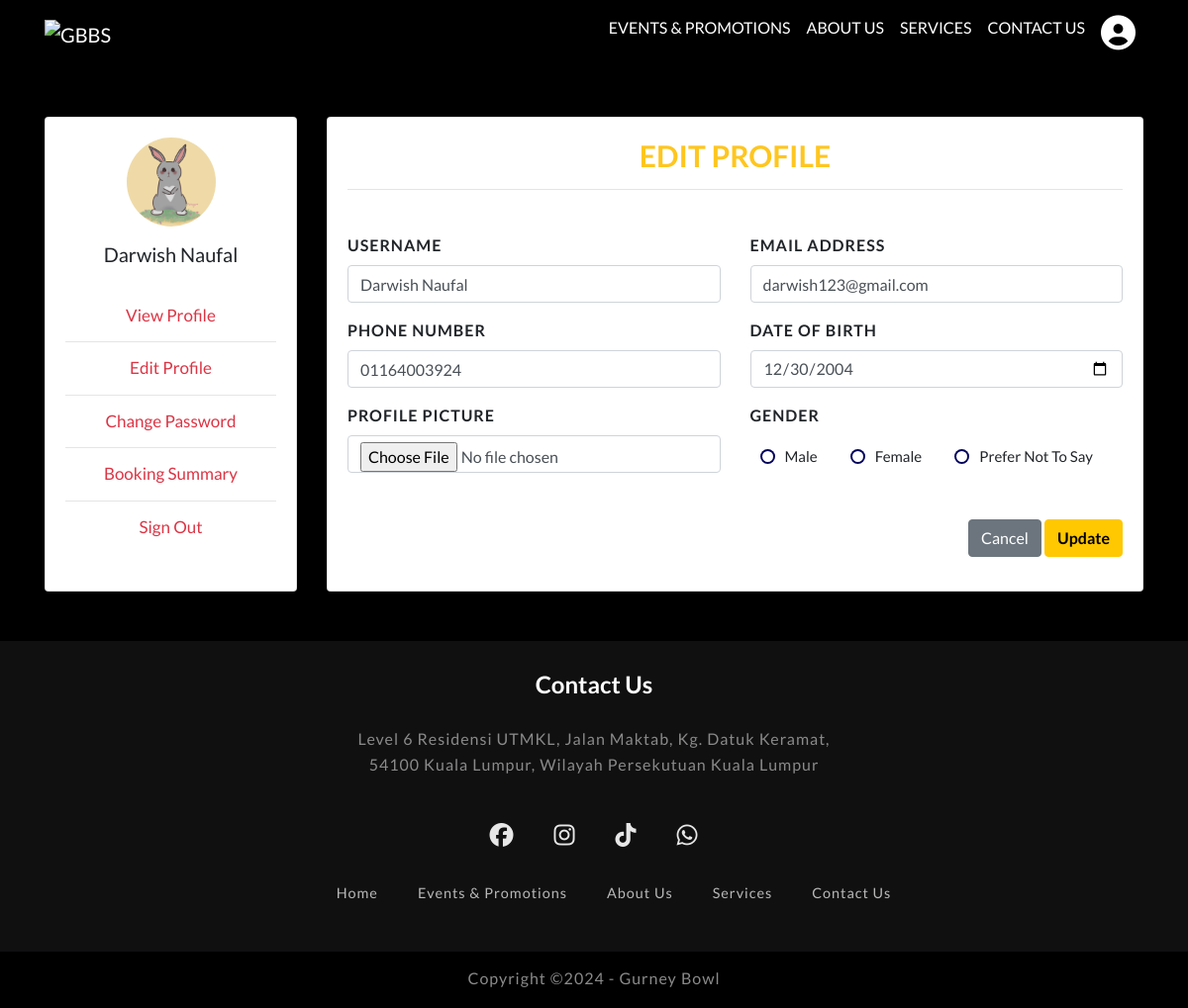
The page /CUSTeditprofile.php (signed in) on the database its author committed.
### tables this page shows
CREATE TABLE `customers` (
  `ID` int(11) NOT NULL,
  `Username` varchar(255) NOT NULL,
  `Email` varchar(255) NOT NULL,
  `Password` varchar(255) NOT NULL,
  `phone_number` varchar(15) NOT NULL DEFAULT 'N/A',
  `date_of_birth` date DEFAULT NULL,
  `gender` varchar(191) DEFAULT NULL,
  `pp` varchar(255) NOT NULL DEFAULT 'default-pp.png'
);

### php/customer.php (called while the page is built)
<?php
function getUserById($ID, $db){
    $sql = "SELECT * FROM customers WHERE ID = ?";
	$stmt = $db->prepare($sql);
	$stmt->execute([$ID]);
    if($stmt->rowCount() == 1){
        $user = $stmt->fetch();
        return $user;
    }else {
        return 0;
    }
}
 ?>

### CUSTeditprofile.php (the view, shortened to what this page needs)
<?php
if (isset($_SESSION['ID']) && isset($_SESSION['Email'])) {
include "custdb_conn.php";
include "php/customer.php";
$user = getUserById($_SESSION['ID'], $conn);
 ?>
<!doctype html>
<html lang="en">
<head>
  <link href="customerpages/profile/css/animate.css" rel="stylesheet">
  <link rel="stylesheet" href="customerpages/profile/css/bootstrap.min.css" type="text/css">
  <link rel="stylesheet" href="customerpages/profile/css/style.css">
    <link rel="stylesheet" href="https://cdnjs.cloudflare.com/ajax/libs/font-awesome/6.5.2/css/all.min.css" />
</head>
<body>
<?php if ($user) { ?>
<div class="container-fluid pl-0 pr-0 bg-img clearfix parallax-window2" data-parallax="scroll" >
  <nav class="navbar navbar-expand-md navbar-dark">
    <div class="container">
      <a class="navbar-brand mr-auto" href="CUSTindex.php"><img src="about/images/gbbslogo.png" alt="GBBS" width="100px" height="100px"/></a>
      <div class="collapse navbar-collapse" id="collapsibleNavbar">
        <ul class="navbar-nav ml-auto">
          <li class="nav-item">
              <a class="nav-link" href="CUSTeventpromo.html">Events &amp; Promotions</a>
          </li>
          <li class="nav-item">
              <a class="nav-link" href="CUSTabout.html">About Us</a>
          </li>
          <li class="nav-item">
              <a class="nav-link" href="CUSTservice.html">Services</a>
          </li>
          <li class="nav-item">
              <a class="nav-link" href="#contact">Contact Us</a>
            </li>
              <li class="nav-item">
              <a class="nav-link" href="CUSTviewprofile.php"><i class="userdropdown fa fa-user-circle" style = "font-size: 35px"></i></a>
            </li>
        </ul>
      </div>
    </div>
  </nav>
</div>
<div class="container">
    <div class="row gutters">
        <div class="col-xl-3 col-lg-3 col-md-12 col-sm-12 col-12">
            <div class="card h-100">
                <div class="card-body">
                <div class="account-settings">
                    <div class="user-profile">
                        <div class="user-avatar">
                        <img src="upload/<?=$user['pp']?>" alt="avatar" id="imgp">
                        </div>
                        <h5 class="user-name"><?=$user['Username']?></h5>
                    </div>
                    <div class="about">
                        <a href="CUSTviewprofile.php"><h5>View Profile</h5></a>
                        <hr>
                        <a href="CUSTeditprofile.php"><h5>Edit Profile</h5></a>
                        <hr>
                        <a href="CUSTchgpass.php"><h5>Change Password</h5></a>
                        <hr>
                        <a href="CUSTbooksum.php"><h5>Booking Summary</h5></a>
                        <hr>
                        <a href="CUSTsignout.php"><h5>Sign Out</h5></a>
                    </div>
                </div>
                </div>
            </div>
        </div>
    <div class="col-xl-9 col-lg-9 col-md-12 col-sm-12 col-12">
        <div class="card h-100">
            <div class="card-body">
            <div class="row gutters">
                <div class="col-xl-12 col-lg-12 col-md-12 col-sm-12 col-12">
                    <div class="userheader">
                    <form action="php/custedit.php"
                            method="post"
                            enctype="multipart/form-data">
                       <h6 class="mb-2 text-primary" style="text-align: center;">EDIT PROFILE<hr></h6>
                   </div>
                </div>
                <div class="col-xl-6 col-lg-6 col-md-6 col-sm-6 col-12">
                    <div class="form-group">
                        <label for="fullName">Username</label>
                        <input type="text" class="form-control" id="fullName" placeholder="Enter username"
                        name="username" value="<?php echo $user['Username']?>">
                    </div>
                </div>
                <div class="col-xl-6 col-lg-6 col-md-6 col-sm-6 col-12">
                    <div class="form-group">
                        <label for="eMail">Email Address</label>
                        <input type="email" class="form-control" id="eMail" placeholder="Enter email address"
                        name="Email" value="<?php echo $user['Email']?>">
                    </div>
                </div>
                <div class="col-xl-6 col-lg-6 col-md-6 col-sm-6 col-12">
                    <div class="form-group">
                        <label for="phone">Phone Number</label>
                        <input type="text" class="form-control" id="phone" placeholder="Enter phone number"
                        name="phone_num" value="<?php echo $user['phone_number']?>">
                    </div>
                </div>
                <div class="col-xl-6 col-lg-6 col-md-6 col-sm-6 col-12">
                    <div class="form-group">
                    <label for="date">Date of Birth</label>
                        <div class="DOB">
                            <input type="date" class="form-control" placeholder="Enter date of birth"
                            name="dob" value="<?php echo $user['date_of_birth']?>">
                        </div>
                    </div>
                </div>
                <div class="col-xl-6 col-lg-6 col-md-6 col-sm-6 col-12">
                    <div class="form-group">
                        <label for="phone">Profile Picture</label>
                        <input type="file" class="form-control" id="phone" placeholder="Choose file"
                        name="pp"><input type="text" hidden="hidden" name="old_pp"value="<?=$user['pp']?>" >
                    </div>
                </div>
                <div class="col-xl-6 col-lg-6 col-md-6 col-sm-6 col-12">
                    <div class="form-group">
                    <label for="website">Gender</label>
                        <div class="genderradio">
                           <div class="form-group">
                            <label class="gender">
                                <span>Male</span>
                            </label>
                            <label class="gender">
                                <span>Female</span>
                            </label>
                            <label class="gender">
                                <span>Prefer not to say</span>
                            </label>
                        </div>
                        </div>
                    </div>
                </div>
            </div>
                <div class="row gutters">
                    <div class="col-xl-12 col-lg-12 col-md-12 col-sm-12 col-12">
                        <div class="text-right">
                            <button type="button" id="submit" name="cancel" class="btn btn-secondary">Cancel</button>
                            <button type="submit" id="submit" name="submit" class="btn btn-primary">Update</button>
                        </div>
                    </div>
                </div>
            </div>
        </div>
    </div>
    </div>
</div>
<footer>
    <div class="footerContainer" id="contact">
        <h3><b>Contact us</b></h3>
        <a class="address" href="https://maps.app.goo.gl/wwUPAxJHTh6NFNvn8" target="_blank"><p>Level 6 Residensi UTMKL, Jalan Maktab, Kg. Datuk Keramat, 54100 Kuala Lumpur, Wilayah Persekutuan Kuala Lumpur</p></a>
        <div class="socialIcons">
            <a href="https://www.facebook.com/GurneyBowl/" target="_blank"><i class="fa-brands fa-facebook"></i></a>
            <a href="https://www.instagram.com/gurneybowl/?hl=en" target="_blank"><i class="fa-brands fa-instagram"></i></a>
            <a href="https://www.tiktok.com/@gurneybowlutmkl?_t=8na1alVKxHQ&_r=1" target="_blank"><i class="fa-brands fa-tiktok"></i></a>
            <a href="https://api.whatsapp.com/send?phone=019-980%207821&text=Hi,%20Contacting%20for%20you%20listing" target="_blank"><i class="fa-brands fa-whatsapp"></i></a>
        </div>
        <div class="footerNav">
            <ul>
                <li><a href="CUSTindex.html">Home</a></li>
                <li><a href="CUSTeventpromo.html">Events &amp; Promotions</a></li>
                <li><a href="CUSTabout.html">About Us</a></li>
                <li><a href="CUSTservice.html">Services</a></li>
                <li><a href="CUSTindex.php#contact">Contact Us</a></li>
            </ul>
        </div>
    </div>
    <div class="footerBottom">
        <p>Copyright &copy;2024 - Gurney Bowl</p>
    </div>
</footer>
<?php }else {
     header("Location: CUSTindex.php");
     exit;
    } ?>
</body>
</html>
<?php } else {
	header("Location: index.php");
	exit;
} ?>

### customerpages/profile/css/style.css (style rules this page uses)
body { font-family: 'Lato', sans-serif; overflow: hidden; overflow-y: scroll; background-color: #000; }
body .bg-img { background-repeat: no-repeat; background-position: center; opacity: inherit; }
body nav { background: rgba(0, 0, 0, 0.3); }
body nav .navbar-nav a { font-size: 16px; text-transform: uppercase; color: #fff !important; transition: all 0.3s; -webkit-transition: all 0.3s; -ms-transition: all 0.3s; -o-transition: all 0.3s; }
a, a:hover { color: #ff8013; }
footer { background: #101011; color: #fff; }
.footerContainer { padding: 20px; display: flex; align-items: center; justify-content: center; flex-direction: column; text-align: center; }
.footerContainer h3 { font-size: 1.5rem; font-weight: 400; text-transform: capitalize; line-height: 3rem; }
.footerContainer a { max-width: 480px; margin: 10px auto; line-height: 26px; font-size: 16px; letter-spacing: 1px; color: #8a8a8a; transition: 0.2s; text-decoration: none; }
.socialIcons { display: flex; justify-content: center; }
.socialIcons a { text-decoration: none; padding: 10px; color: white; margin: 10px; }
.socialIcons a i { font-size: 1.5em; opacity: 0.9; }
.footerNav { margin: 10px 0; }
.footerNav ul { display: flex; justify-content: center; list-style: none; }
.footerNav ul li a { color: white; margin: 20px; text-decoration: none; font-size: 0.9rem; opacity: 0.7; transition: 0.2s; }
.footerBottom { background-color: #000; padding: 15px 1px 2px; text-align: center; }
.footerBottom p { color: #8a8a8a; letter-spacing: 1px; text-align: center; }

### CUSTeditprofile.php (style rules this page uses)
body { margin: 0; color: #2e323c; background: #f5f6fa; position: relative; height: 100%; }
.container { padding-bottom: 50px; }
.account-settings .user-profile { margin: 0 0 1rem 0; padding-bottom: 1rem; text-align: center; }
.account-settings .user-profile .user-avatar { margin: 0 0 1rem 0; }
.account-settings .user-profile .user-avatar img { width: 90px; height: 90px; -webkit-border-radius: 100px; -moz-border-radius: 100px; border-radius: 100px; }
.account-settings .user-profile h5.user-name { margin: 0 0 0.5rem 0; }
.account-settings .about { margin: 1rem 0 0 0; text-align: center; }
.account-settings .about h5 { margin: 0 0 15px 0; color: #dc3545; font-size: 17px; }
.form-control { border: 1px solid #cfd1d8; -webkit-border-radius: 2px; -moz-border-radius: 2px; border-radius: 2px; font-size: .825rem; background: #ffffff; color: #2e323c; }
.form-group label { font-weight: bold; text-transform: uppercase; font-size: 16px; letter-spacing: 1px; }
.form-group .gender span { font-weight: normal; text-transform: capitalize; letter-spacing: normal; font-size: 15px; }
.card { background: #ffffff; -webkit-border-radius: 5px; -moz-border-radius: 5px; border-radius: 5px; border: 0; margin-bottom: 1rem; }
.row .gutters .userheader h6 { padding-bottom: 20px; font-size: 30px; font-weight: 800; color: #FEC620 !important; font-weight: bolder !important; }
.btn { position: relative; bottom: -2px; }
.btn-primary { font-weight: bold !important; color: black!important; background-color: #FFC800 !important; border-color: #FFC800 !important; }
.genderradio { display: flex; }
label { display: block; cursor: pointer; font-weight: 400; margin-bottom: 10px; }
label span { display: inline-flex; align-items: center; padding: 10px 20px 10px 10px; border-radius: 59px; transition: .25s ease; }
label span:before { content: ""; background-color: white; width: 15px; height: 15px; border-radius: 50%; margin-right: 10px; transition: .25s ease; box-shadow: inset 0 0 0 2px #00005c; }
@media only screen and (min-width: 768px) { .col-12 { width: 100%; } }

### rows shown on the page
customers: pp (picture), Username "Darwish Naufal", username "Darwish Naufal", Email "darwish123@gmail.com", phone_num "01164003924", dob "12/30/2004"
